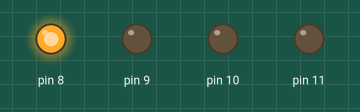
A sketch run on a simulated Arduino Uno, built with avr-gcc and run on an emulated ATmega328P. Shown: output pins drawn as LEDs (lit = HIGH).

Above: at 0.1 s.
At 0.9 s:
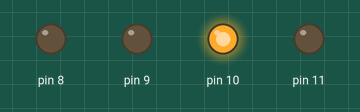
At 1.3 s:
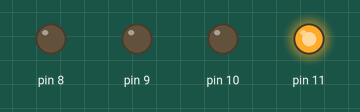
At 2.1 s:
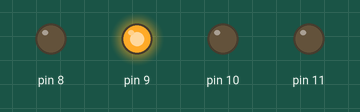
At 3.5 s:
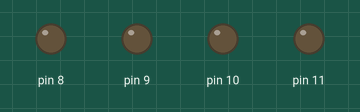
Timing chart, 0 to 3.8 s (numbered marks = the images above):
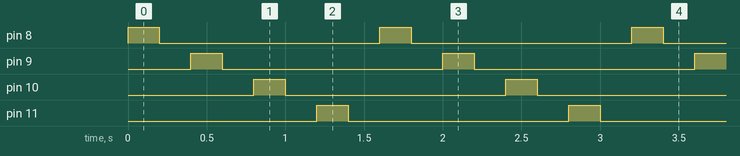

The sketch:

Codigo.ino
```cpp
void setup() {

  for ( int i = 8 ; i <= 10+1 ; i++)
  {
    pinMode(i, OUTPUT);
  }

}

void loop() {

  for (int i=8 ; i <= 10+1 ; i++)
  {
       digitalWrite( i , HIGH) ;
       delay (200) ;
       digitalWrite( i , LOW);
       delay (200) ;
  }
}
```

Measured:
- by itself, pin 8–11: alternates HIGH for 0.20 s and LOW for 1.4 s
- by itself, everything shown: repeats every 1.6 s, in 8 steps
